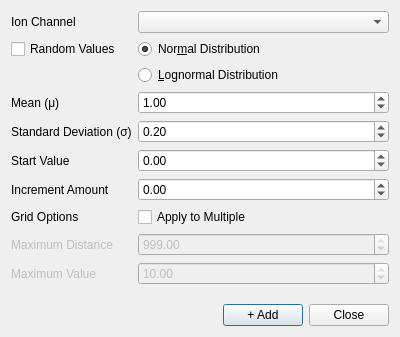
<?xml version="1.0" encoding="UTF-8"?>
<ui version="4.0">
 <class>AddGridCellPvar</class>
 <widget class="QDialog" name="AddGridCellPvar">
  <property name="geometry">
   <rect>
    <x>0</x>
    <y>0</y>
    <width>400</width>
    <height>337</height>
   </rect>
  </property>
  <property name="windowTitle">
   <string>Add</string>
  </property>
  <layout class="QVBoxLayout" name="verticalLayout">
   <item>
    <layout class="QFormLayout" name="formLayout">
     <item row="2" column="0">
      <widget class="QLabel" name="ionChannelTypeLabel">
       <property name="text">
        <string>Ion Channel</string>
       </property>
      </widget>
     </item>
     <item row="2" column="1">
      <widget class="QComboBox" name="ionChannelType"/>
     </item>
     <item row="5" column="0">
      <widget class="QCheckBox" name="randomize">
       <property name="text">
        <string>Random Values</string>
       </property>
      </widget>
     </item>
     <item row="5" column="1">
      <widget class="QRadioButton" name="normalDist">
       <property name="visible">
        <bool>false</bool>
       </property>
       <property name="text">
        <string>Nor&amp;mal Distribution</string>
       </property>
       <property name="checked">
        <bool>true</bool>
       </property>
      </widget>
     </item>
     <item row="6" column="1">
      <widget class="QRadioButton" name="lognormalDist">
       <property name="visible">
        <bool>false</bool>
       </property>
       <property name="text">
        <string>&amp;Lognormal Distribution</string>
       </property>
      </widget>
     </item>
     <item row="8" column="0">
      <widget class="QLabel" name="meanLabel">
       <property name="visible">
        <bool>false</bool>
       </property>
       <property name="text">
        <string>Mean (μ)</string>
       </property>
      </widget>
     </item>
     <item row="8" column="1">
      <widget class="QDoubleSpinBox" name="mean">
       <property name="visible">
        <bool>false</bool>
       </property>
       <property name="minimum">
        <double>-10.000000000000000</double>
       </property>
       <property name="maximum">
        <double>10.000000000000000</double>
       </property>
       <property name="value">
        <double>1.000000000000000</double>
       </property>
      </widget>
     </item>
     <item row="9" column="0">
      <widget class="QLabel" name="stdDevLabel">
       <property name="visible">
        <bool>false</bool>
       </property>
       <property name="text">
        <string>Standard Deviation (σ)</string>
       </property>
      </widget>
     </item>
     <item row="9" column="1">
      <widget class="QDoubleSpinBox" name="stdDev">
       <property name="visible">
        <bool>false</bool>
       </property>
       <property name="minimum">
        <double>-10.000000000000000</double>
       </property>
       <property name="maximum">
        <double>10.000000000000000</double>
       </property>
       <property name="value">
        <double>0.200000000000000</double>
       </property>
      </widget>
     </item>
     <item row="10" column="0">
      <widget class="QLabel" name="startValLabel">
       <property name="text">
        <string>Start Value</string>
       </property>
      </widget>
     </item>
     <item row="10" column="1">
      <widget class="QDoubleSpinBox" name="startVal">
       <property name="minimum">
        <double>-10.000000000000000</double>
       </property>
       <property name="maximum">
        <double>10.000000000000000</double>
       </property>
      </widget>
     </item>
     <item row="13" column="0">
      <widget class="QLabel" name="incAmtLabel">
       <property name="text">
        <string>Increment Amount</string>
       </property>
      </widget>
     </item>
     <item row="13" column="1">
      <widget class="QDoubleSpinBox" name="incAmt">
       <property name="minimum">
        <double>-10.000000000000000</double>
       </property>
       <property name="maximum">
        <double>10.000000000000000</double>
       </property>
      </widget>
     </item>
     <item row="14" column="0">
      <widget class="QLabel" name="gridOpsLabel">
       <property name="text">
        <string>Grid Options</string>
       </property>
      </widget>
     </item>
     <item row="14" column="1">
      <widget class="QCheckBox" name="multiple">
       <property name="text">
        <string>Apply to Multiple</string>
       </property>
      </widget>
     </item>
     <item row="15" column="0">
      <widget class="QLabel" name="maxDistLabel">
       <property name="enabled">
        <bool>false</bool>
       </property>
       <property name="text">
        <string>Maximum Distance</string>
       </property>
      </widget>
     </item>
     <item row="15" column="1">
      <widget class="QDoubleSpinBox" name="maxDist">
       <property name="enabled">
        <bool>false</bool>
       </property>
       <property name="maximum">
        <double>999.000000000000000</double>
       </property>
       <property name="value">
        <double>999.000000000000000</double>
       </property>
      </widget>
     </item>
     <item row="16" column="0">
      <widget class="QLabel" name="maxValLabel">
       <property name="enabled">
        <bool>false</bool>
       </property>
       <property name="text">
        <string>Maximum Value</string>
       </property>
      </widget>
     </item>
     <item row="16" column="1">
      <widget class="QDoubleSpinBox" name="maxVal">
       <property name="enabled">
        <bool>false</bool>
       </property>
       <property name="minimum">
        <double>-10.000000000000000</double>
       </property>
       <property name="maximum">
        <double>10.000000000000000</double>
       </property>
       <property name="value">
        <double>10.000000000000000</double>
       </property>
      </widget>
     </item>
    </layout>
   </item>
   <item>
    <layout class="QHBoxLayout" name="buttonsLayout">
     <item>
      <spacer name="horizontalSpacer">
       <property name="orientation">
        <enum>Qt::Horizontal</enum>
       </property>
       <property name="sizeHint" stdset="0">
        <size>
         <width>40</width>
         <height>20</height>
        </size>
       </property>
      </spacer>
     </item>
     <item>
      <widget class="QPushButton" name="addButton">
       <property name="text">
        <string>+ Add</string>
       </property>
      </widget>
     </item>
     <item>
      <widget class="QPushButton" name="closeButton">
       <property name="text">
        <string>Close</string>
       </property>
      </widget>
     </item>
    </layout>
   </item>
  </layout>
 </widget>
 <resources/>
 <connections>
  <connection>
   <sender>closeButton</sender>
   <signal>clicked()</signal>
   <receiver>AddGridCellPvar</receiver>
   <slot>close()</slot>
   <hints>
    <hint type="sourcelabel">
     <x>349</x>
     <y>315</y>
    </hint>
    <hint type="destinationlabel">
     <x>199</x>
     <y>168</y>
    </hint>
   </hints>
  </connection>
 </connections>
</ui>
